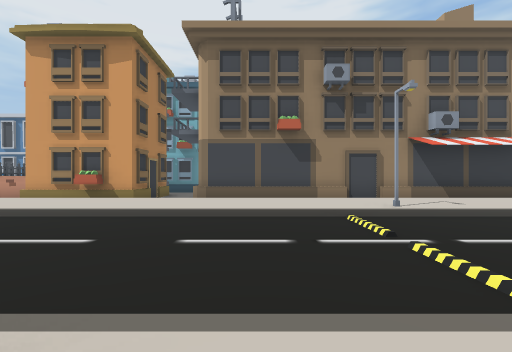
View 1 (above)

24 first-person views from a walk through a scene from a Unity 3-D project. The camera is 1.2 m above the floor, looks level and sees 90° across. The floor is counted in squares, 2 m on a side. Each view is taken from the middle of a square. On the plan, view 1 faces up. The plan holds only what a view shows up to about 9 squares ahead; the rest is blank. The place goes on beyond the plan.

View 2
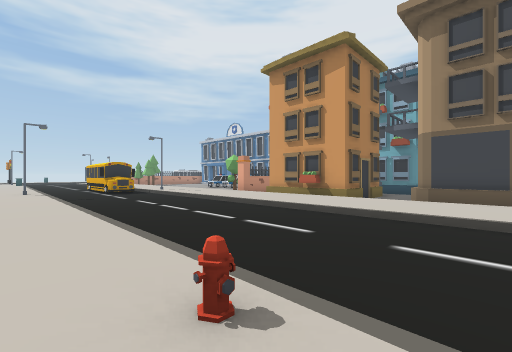

View 3
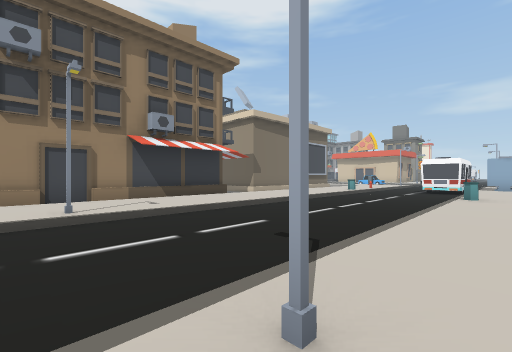

View 4
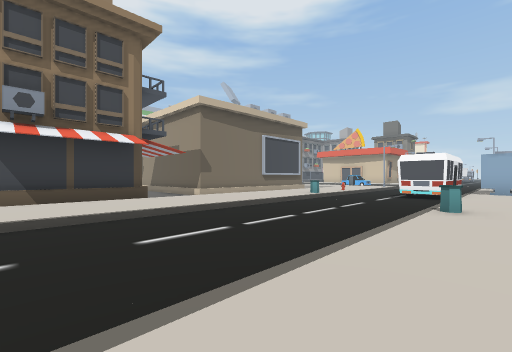

View 5
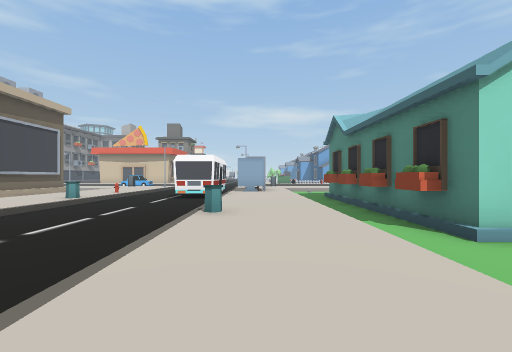

View 6
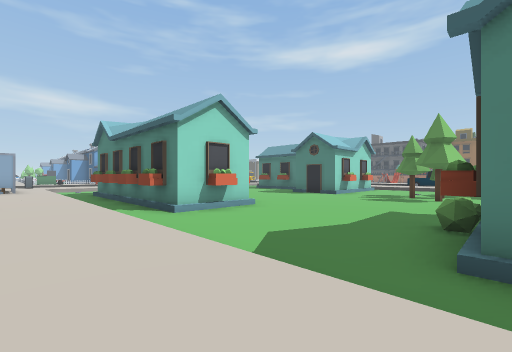

View 7
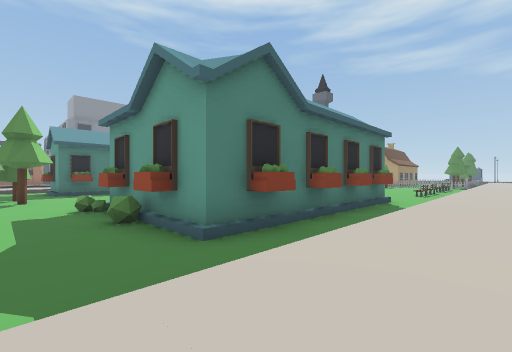

View 8
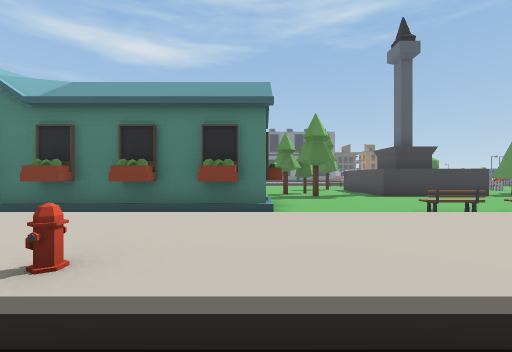

View 9
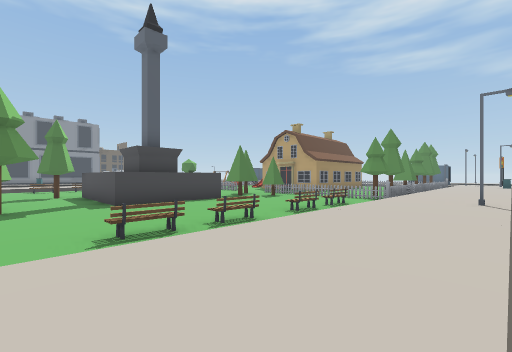

View 10
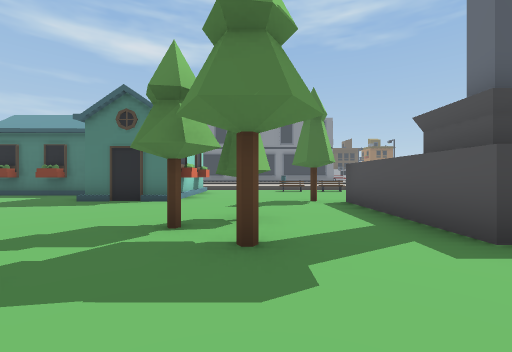

View 11
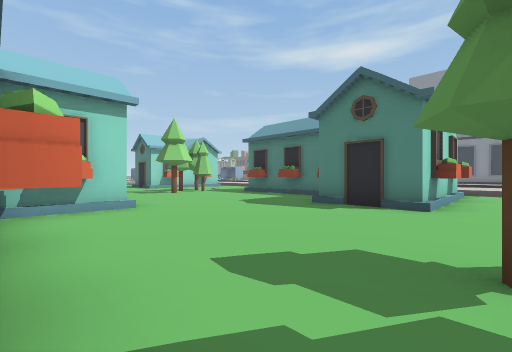

View 12
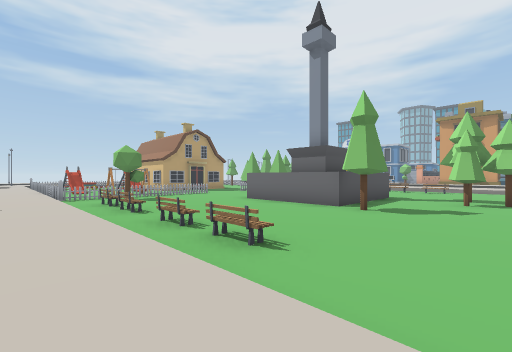

View 13
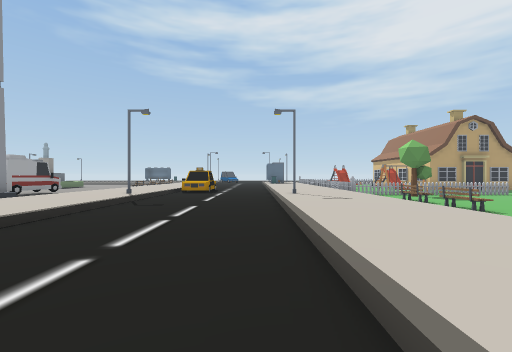

View 14
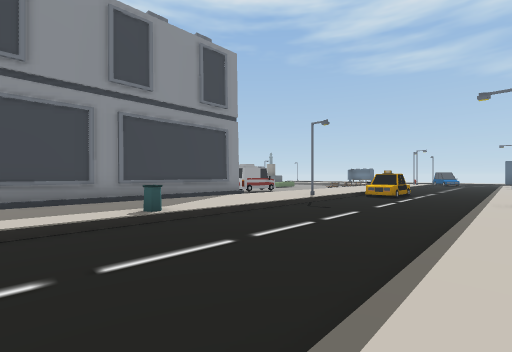

View 15
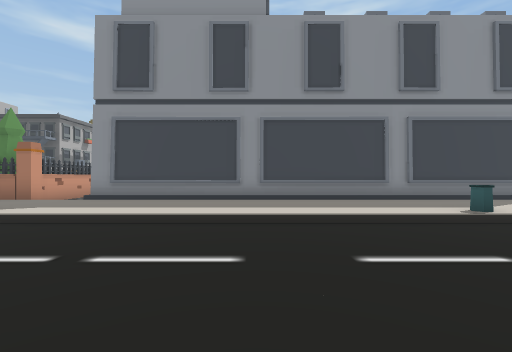

View 16
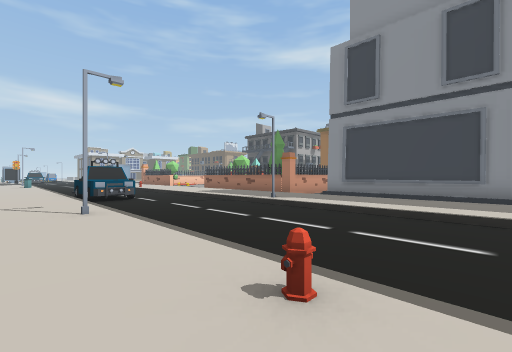

View 17
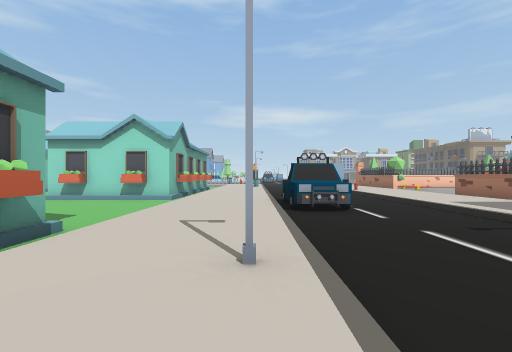

View 18
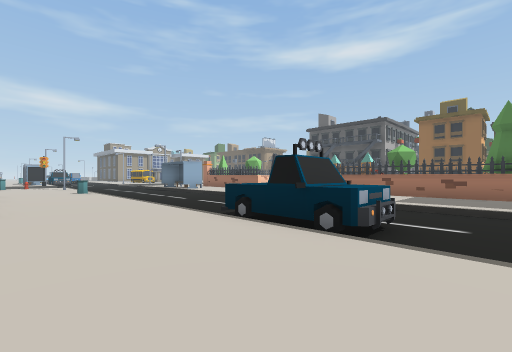

View 19
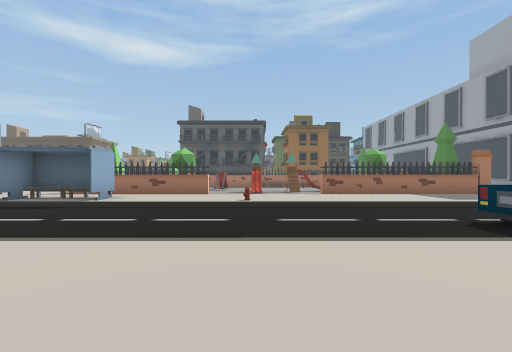

View 20
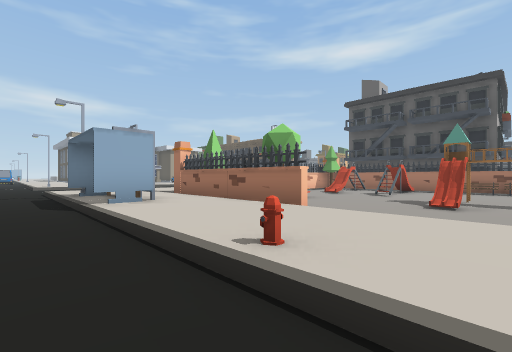

View 21
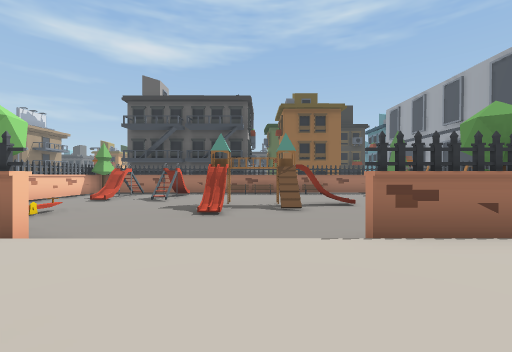

View 22
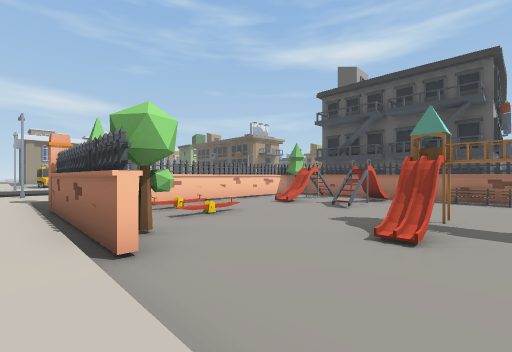

View 23
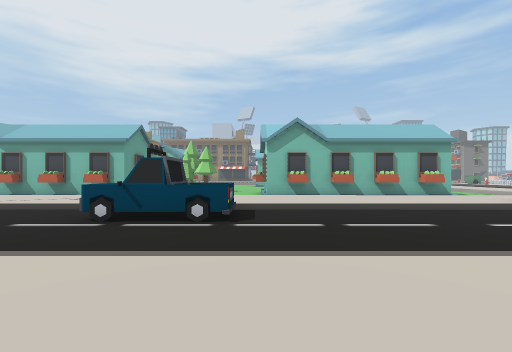

View 24
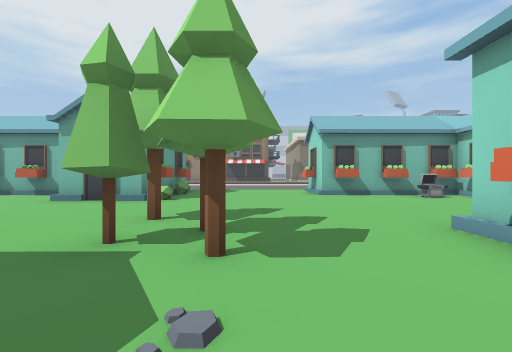

### Floor plan
Key: @ floor where view 1 was taken; # wall or solid block; . main floor; : floor 0.25 m higher than the main floor; - floor 0.25 m lower than the main floor; / step, stairs or slope; = window, fence, low wall or low ledge; O other object.
Columns run from 13 left of view 1 to 18 right of it. Each row starts with its distance up from view 1.
  8      ##### ###########
  7       /////////////////// ///
  6       :::::::::::::::::::::::
  5      :::::::::::O:::::::::O::
  4      ........................
  3    .......................... O
  2    ............/.........../  O
  1 //O/////////O///O//////O//////O
  0 :::::::::::::@:::::::::::::::#
 -1 ::::::::::::::::::::::::::::::
 -2 =...=.=.=....................
 -3 =..........#######....#######
 -4   .........##### #O...######
 -5   .........#######.....#####
 -6  O..###........###O......O#
 -7  OO.  ##.O#.....##........
 -8  O     #.O...............
 -9        #.................
-10 =. .####O...##.....O...#
-11 =..........## .....OO..#
-12 =..........#  ####.....#
-13 =O.........#  #### ....#
-14 =.=/=.=/=..#######.....######/
-15 ////////////  /////////////////
-16 :::::::::::::::::::::::::::::::
-17 ::O::::::: :O:::O:::::::::::O:
-18 ...................OOO.......
-19 ...................OOO........
-20 O...............................
-21 //O////O////////O////////O/////#
-22 :::::::::::::::::::::::::::::###
-23 ::::::::::::::::::::::::::::::::
-24    #####OOO##### #O####----###O#
-25                  #   O------O-O#
-26 OO               #OO  --------/#
-27 OO                 O --/-/---OO#
-28                   O  -OO-/-----#
-29                   OO ----------#
-30                   OO -- ---O-O-#

Where each view was taken, in squares from view 1:
view 1: 0 up, 0 right, facing up
view 2: 0 up, 0 right, facing up-left
view 3: 0 up, 2 right, facing up-right
view 4: 0 up, 5 right, facing up-right
view 5: 0 up, 6 right, facing right
view 6: 0 up, 4 right, facing down-right
view 7: 0 up, 6 right, facing down-left
view 8: 2 up, 2 left, facing down
view 9: 1 up, 4 left, facing down-left
view 10: 4 down, 4 left, facing down
view 11: 5 down, 3 left, facing down-right
view 12: 16 down, 3 left, facing up-left
view 13: 18 down, 4 left, facing left
view 14: 17 down, 4 left, facing down-left
view 15: 17 down, 2 left, facing down
view 16: 16 down, 2 left, facing down-right
view 17: 17 down, 1 right, facing right
view 18: 15 down, 5 right, facing down-right
view 19: 15 down, 12 right, facing down
view 20: 20 down, 11 right, facing down-right
view 21: 21 down, 11 right, facing down
view 22: 23 down, 11 right, facing down-right
view 23: 23 down, 9 right, facing up
view 24: 13 down, 7 right, facing up
